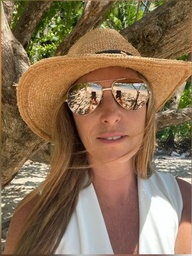
#> input picture dana2.jpg, 192 x 256 px, shrunk from 399 x 532 before the run
$ jupyter execute test1.ipynb
#> lines starting #> are read from the running program, lines starting #| are printed output that depends on the picture; long printed decimals are rounded
[cell 1]
import cv2
import matplotlib.pyplot as plt
import numpy as np
import sys
import math
# %matplotlib inline

# from IPython.display import Image

figsize = (10,10)

[cell 2]
image_name = 'dana2'
img = cv2.imread(image_name+'.jpg')
#> img is the input picture: shape (256, 192, 3); mean B, G, R 84, 112.1, 138.1
img_lab = cv2.cvtColor(img, cv2.COLOR_BGR2LAB)
img = cv2.cvtColor(img, cv2.COLOR_BGR2RGB)
img0 = cv2.imread(image_name+'.jpg',0)
img0l = img_lab[:,:,0]

# cv2.imshow('dana', img)
# Image(data=img)

[cell 3]
print(img0.shape)
#| (256, 192)

figsize = (10,10)
plt.figure(figsize=figsize)

# plt.imshow(img0,cmap='gray')
# plt.imshow(img0.astype(float) - img0l.astype(float),cmap='gray')
# plt.imshow(img)
plt.imshow(cv2.cvtColor(img_lab, cv2.COLOR_LAB2RGB))
plt.show()

[cell 4]
diff = img0.astype(float) - img0l.astype(float)
print(diff.max())
#| 5.0
print(diff.mean())
#| -7.417
print(diff.min())
#| -22.0
print()

[cell 5]
res = np.hstack((img0, img0l)) #stacking images side-by-side
print(res.shape)
#| (256, 384)

figsize = (20,10)
plt.figure(figsize=figsize)

plt.imshow(res,cmap='gray')
# plt.imshow(res)
plt.show()

[cell 6]
# create a CLAHE object (Arguments are optional).
# clahe = cv2.createCLAHE(clipLimit=3.0, tileGridSize=(8,8))
clahe = cv2.createCLAHE()
#clahe = cv2.createCLAHE()
cl1 = clahe.apply(img0)

[cell 7]
# create a equalizeHist pic.

hist1 = cv2.equalizeHist(img0)

[cell 8]
res = np.hstack((img0, hist1, cl1)) #stacking images side-by-side
#> res: shape (256, 576)
print(res.shape)
#| (256, 576)

figsize = (30,10)
plt.figure(figsize=figsize)

plt.imshow(res,cmap='gray')
# plt.imshow(res)
plt.show()

[cell 9]
S = img0.shape

# tile = (5,5)
t = (8,8)
tile = (round(S[0]/t[0]) ,round(S[1]/t[1]))
print(tile)
#| (32, 24)

tiles_count = np.zeros(S)
new_img = np.zeros(S)

# [6 lines of commented-out code are left out]
for i in range(S[0]):
    # for j in range(2*tile[1]):
    # for j in range(S[1]-2*tile[1],S[1]):
    for j in range(S[1]):
        x_min = max(0,math.ceil(i-tile[0]/2))
        x_max = min(S[0],math.ceil(i+tile[0]/2))
        y_min = max(0,math.ceil(j-tile[1]/2))
        y_max = min(S[1],math.ceil(j+tile[1]/2))
        # print(x_min, " , ",x_max, " , ",y_min, " , ",y_max)

        tiles_count[x_min:x_max,y_min:y_max] += 1
        # print(tiles_count[x_min:x_max,y_min:y_max].shape)

        new_img[x_min:x_max,y_min:y_max] += cv2.equalizeHist(img0[x_min:x_max,y_min:y_max])
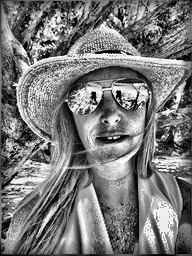
#> new_img: shape (256, 192) float64; min 0, max 195840, mean 93473.7; drawn with min black and max white
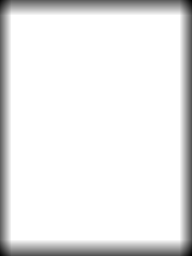
#> tiles_count: shape (256, 192) float64; min 192, max 768, mean 720.8; drawn with min black and max white

[cell 10]
def manipulate1(img, use_tile_size = True, tile_size = [32,32], grid_size = [8,8], show_img = True):

    # do histogram equalization
#> called with use_tile_size = False, show_img = True
    hist = cv2.equalizeHist(img)

    # do adaptive histogram equalization
    # create a CLAHE object (Arguments are optional).
    # clahe = cv2.createCLAHE(clipLimit=3.0, tileGridSize=(8,8))
    if use_tile_size:
        clahe = cv2.createCLAHE()
    else:
        tuple
        clahe = cv2.createCLAHE(tileGridSize=tuple(grid_size))

    cl = clahe.apply(img)

    # do new adaptive histogram equalization
    S = img.shape

    if use_tile_size:
        tile = tile_size

    else:
        tile = (round(S[0]/grid_size[0]) ,round(S[1]/grid_size[1]))

    print(tile)
#| (32, 24)

    tiles_count = np.zeros(S)
    new_img = np.zeros(S)

    # [6 lines of commented-out code are left out]
    for i in range(S[0]):
        # for j in range(2*tile[1]):
        # for j in range(S[1]-2*tile[1],S[1]):
        for j in range(S[1]):
            x_min = max(0,math.ceil(i-tile[0]/2))
            x_max = min(S[0],math.ceil(i+tile[0]/2))
            y_min = max(0,math.ceil(j-tile[1]/2))
            y_max = min(S[1],math.ceil(j+tile[1]/2))
            # print(x_min, " , ",x_max, " , ",y_min, " , ",y_max)

            tiles_count[x_min:x_max,y_min:y_max] += 1
            # print(tiles_count[x_min:x_max,y_min:y_max].shape)

            new_img[x_min:x_max,y_min:y_max] += cv2.equalizeHist(img[x_min:x_max,y_min:y_max])

    new_img1 = new_img/tiles_count

    if show_img:
        res = np.hstack((img, hist, cl, new_img1)) #stacking images side-by-side
#> res: shape (256, 768) float64
        print(res.shape)
#| (256, 768)

        figsize = (40,10)
        plt.figure(figsize=figsize)

        plt.imshow(res,cmap='gray')
        plt.show()

    return hist, cl, new_img1, tiles_count

[cell 11]
new_img1 = new_img/tiles_count

[cell 12]
hist1, cl1, new_img1, tiles_count = manipulate1(img0l, use_tile_size=False, grid_size=[8,8], show_img = True)

# [8 lines of commented-out code are left out]

[cell 13]
def manipulate1_lab(img, use_tile_size_c = True, tile_size_c = [32,32], grid_size_c = [8,8], show_img = True):
#> called with use_tile_size_c = False, show_img = True
    S = img.shape

    # hist = np.zeros(S)
    # cl = np.zeros(S)
    # new_img1 = np.zeros(S)

    hist = img.copy()
    cl = img.copy()
    new_img1 = img.copy()

    hist[:,:,0], cl[:,:,0], new_img1[:,:,0], tiles_count = manipulate1(img[:,:,0], use_tile_size=use_tile_size_c, tile_size=tile_size_c, grid_size=grid_size_c, show_img=False)
#| (32, 24)

    img = cv2.cvtColor(img, cv2.COLOR_LAB2RGB)
    # hist[:,:,1:3] = img[:,:,1:3]
    hist = cv2.cvtColor(hist, cv2.COLOR_LAB2RGB)
    # cl[:,:,1:3] = img[:,:,1:3]
    cl = cv2.cvtColor(cl, cv2.COLOR_LAB2RGB)
    # new_img1[:,:,1:3] = img[:,:,1:3]
    new_img1 = cv2.cvtColor(new_img1, cv2.COLOR_LAB2RGB)

    if show_img:
        res = np.hstack((img.astype(float)/256, hist/256, cl/256, new_img1/256)) #stacking images side-by-side
#> res: shape (256, 768, 3) float64
        print(res.shape)
#| (256, 768, 3)

        figsize = (40,10)
        plt.figure(figsize=figsize)

        plt.imshow(res)
        # plt.imshow(res, vmin=0, vmax=255)
        plt.show()

    return hist, cl, new_img1, tiles_count

[cell 14]
hist2, cl2, new_img2, tiles_count = manipulate1_lab(img_lab, use_tile_size_c=False, grid_size_c=[8,8], show_img = True)


# res = np.hstack((img, hist2, cl2, new_img2)) #stacking images side-by-side
# res = cv2.cvtColor(res, cv2.COLOR_RGB2BGR)
# cv2.imwrite('res_'+image_name+'_lab.jpg',res)

[cell 15]
def manipulate1_color(img, use_tile_size_c = True, tile_size_c = [32,32], grid_size_c = [8,8], show_img = True):
#> called with use_tile_size_c = False, show_img = True
    S = img.shape

    hist = np.zeros(S)
    cl = np.zeros(S)
    new_img1 = np.zeros(S)

    for i in range(S[-1]):
        hist[:,:,i], cl[:,:,i], new_img1[:,:,i], tiles_count = manipulate1(img[:,:,i], use_tile_size=use_tile_size_c, tile_size=tile_size_c, grid_size=grid_size_c, show_img=False)
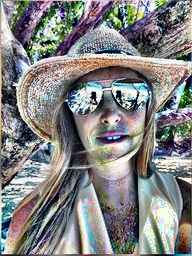
#> cl: shape (256, 192, 3) float64; mean R, G, B 129.9, 130.4, 130
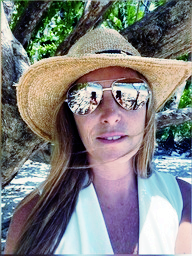
#> hist: shape (256, 192, 3) float64; mean R, G, B 128.2, 128.3, 127.3
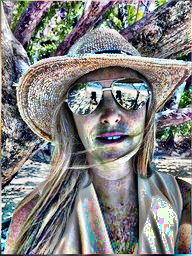
#> new_img1: shape (256, 192, 3) float64; mean R, G, B 129.5, 129.8, 128.6


    if show_img and S[-1] == 3:
        res = np.hstack((img.astype(float)/256, hist/256, cl/256, new_img1/256)) #stacking images side-by-side
        print(res.shape)
#| (256, 768, 3)

        figsize = (40,10)
        plt.figure(figsize=figsize)

        plt.imshow(res)
        # plt.imshow(res, vmin=0, vmax=255)
        plt.show()


    if show_img and S[-1] == 1:
        res = np.hstack((img, hist, cl, new_img1)) #stacking images side-by-side
        print(res.shape)

        figsize = (40,10)
        plt.figure(figsize=figsize)

        plt.imshow(res,cmap='gray')
        plt.show()


    return hist, cl, new_img1, tiles_count

[cell 16]
hist3, cl3, new_img3, tiles_count = manipulate1_color(img, use_tile_size_c=False, grid_size_c=[8,8], show_img = True)

# [16 lines of commented-out code are left out]

[cell 17]
print(tiles_count.shape)
#| (256, 192)

figsize = (10,10)
plt.figure(figsize=figsize)

plt.imshow(tiles_count,cmap='gray')
# plt.imshow(img)
plt.show()

[cell 18]
print(new_img1.shape)
#| (256, 192)

figsize = (10,10)
plt.figure(figsize=figsize)

plt.imshow(new_img1,cmap='gray')
# plt.imshow(img)
plt.show()

[cell 19]
print(new_img1.max())
#| 255.0
print(new_img1.mean())
#| 129.728
print(new_img1.min())
#| 0.0
# print(new_img[0:10,0:10])
# print(new_img[630:750,630:750])

[cell 20]
res = np.hstack((img0, hist1, cl1, new_img1)) #stacking images side-by-side
#> res: shape (256, 768) float64
# res = np.hstack((img.astype(float)/256, hist2/256, cl2/256, new_img2/256)) #stacking images side-by-side
# res = np.hstack((img.astype(float)/256, hist3/256, cl3/256, new_img3/256)) #stacking images side-by-side
# res = (new_img1-cl1)/256
print(res.shape)
#| (256, 768)

figsize = (40,10)
plt.figure(figsize=figsize)

plt.imshow(res,cmap='gray')
# plt.imshow(res)
# plt.imshow(res, vmin=0, vmax=255)
plt.show()

[cell 21]
S = img0.shape

# tile = (5,5)
t = (8,8)
tile = (round(S[0]/t[0]) ,round(S[1]/t[1]))
print(tile)
#| (32, 24)

# tiles_count = np.zeros(S)
# new_img = np.zeros(S)
img_mask1 = np.zeros(S)
img_mask2 = np.zeros(S)
img_mask3 = np.zeros(S)
img_mask4 = np.zeros(S)

# [6 lines of commented-out code are left out]
for i in range(S[0]):
    # for j in range(2*tile[1]):
    # for j in range(S[1]-2*tile[1],S[1]):
    for j in range(S[1]):
        x_min = max(0,math.ceil(i-tile[0]/2))
        x_max = min(S[0],math.ceil(i+tile[0]/2))
        y_min = max(0,math.ceil(j-tile[1]/2))
        y_max = min(S[1],math.ceil(j+tile[1]/2))
        # print(x_min, " , ",x_max, " , ",y_min, " , ",y_max)

        # tiles_count[x_min:x_max,y_min:y_max] += 1
        # # print(tiles_count[x_min:x_max,y_min:y_max].shape)

        # new_img[x_min:x_max,y_min:y_max] += cv2.equalizeHist(img0[x_min:x_max,y_min:y_max])

        temp = cv2.equalizeHist(img0[x_min:x_max,y_min:y_max]).astype(float)
        # print(temp)
        # print(temp.dtype)
        # print()
        img_mask1[x_min:x_max,y_min:y_max] += (temp - new_img1[x_min:x_max,y_min:y_max])**2
        # print((temp - new_img1[x_min:x_max,y_min:y_max]))
        # print(img_mask1[x_min:x_max,y_min:y_max])
        # print()
        img_mask2[x_min:x_max,y_min:y_max] += (temp - hist1[x_min:x_max,y_min:y_max])**2
        # print((temp - hist1[x_min:x_max,y_min:y_max]))
        # print(img_mask2[x_min:x_max,y_min:y_max])
        # print()
        img_mask3[x_min:x_max,y_min:y_max] += (temp - img0[x_min:x_max,y_min:y_max])**2
        # print((temp - img0[x_min:x_max,y_min:y_max]))
        # print(img_mask3[x_min:x_max,y_min:y_max])
        # print()
        img_mask4[x_min:x_max,y_min:y_max] += (temp - cl1[x_min:x_max,y_min:y_max])**2
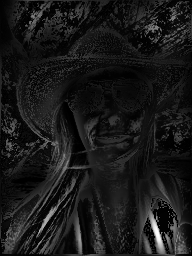
#> img_mask3: shape (256, 192) float64; min 0, max 24256524, mean 2441910.9; drawn with min black and max white
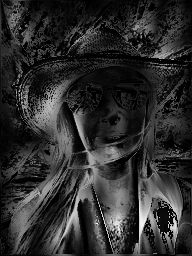
#> img_mask4: shape (256, 192) float64; min 0, max 5196033, mean 951317.2; drawn with min black and max white
        # print((temp - cl1[x_min:x_max,y_min:y_max]))
        # print(img_mask4[x_min:x_max,y_min:y_max])
        # print()

img_mask1 = (img_mask1/tiles_count)**0.5
img_mask2 = (img_mask2/tiles_count)**0.5
img_mask3 = (img_mask3/tiles_count)**0.5
img_mask4 = (img_mask4/tiles_count)**0.5

[cell 22]
def manipulate2(img, hist, cl, new_img1, use_tile_size = True, tile_size = [32,32], grid_size = [8,8], show_masks = True):
#> called with use_tile_size = False, show_masks = True
    S = img.shape

    if use_tile_size:
        tile = tile_size

    else:
        tile = (round(S[0]/grid_size[0]) ,round(S[1]/grid_size[1]))

    print(tile)
#| (32, 24)

    tiles_count = np.zeros(S)
    # new_img = np.zeros(S)
    img_mask1 = np.zeros(S)
    img_mask2 = np.zeros(S)
    img_mask3 = np.zeros(S)
    img_mask4 = np.zeros(S)

    # [6 lines of commented-out code are left out]
    for i in range(S[0]):
        # for j in range(2*tile[1]):
        # for j in range(S[1]-2*tile[1],S[1]):
        for j in range(S[1]):
            x_min = max(0,math.ceil(i-tile[0]/2))
            x_max = min(S[0],math.ceil(i+tile[0]/2))
            y_min = max(0,math.ceil(j-tile[1]/2))
            y_max = min(S[1],math.ceil(j+tile[1]/2))
            # print(x_min, " , ",x_max, " , ",y_min, " , ",y_max)

            tiles_count[x_min:x_max,y_min:y_max] += 1
            # print(tiles_count[x_min:x_max,y_min:y_max].shape)

            # new_img[x_min:x_max,y_min:y_max] += cv2.equalizeHist(img0[x_min:x_max,y_min:y_max])

            temp = cv2.equalizeHist(img0[x_min:x_max,y_min:y_max]).astype(float)
            # print(temp)
            # print(temp.dtype)
            # print()
            img_mask1[x_min:x_max,y_min:y_max] += (temp - img[x_min:x_max,y_min:y_max])**2

            img_mask2[x_min:x_max,y_min:y_max] += (temp - hist[x_min:x_max,y_min:y_max])**2

            img_mask3[x_min:x_max,y_min:y_max] += (temp - cl[x_min:x_max,y_min:y_max])**2

            img_mask4[x_min:x_max,y_min:y_max] += (temp - new_img1[x_min:x_max,y_min:y_max])**2


    img_mask1 = (img_mask1/tiles_count)**0.5
    img_mask2 = (img_mask2/tiles_count)**0.5
    img_mask3 = (img_mask3/tiles_count)**0.5
    img_mask4 = (img_mask4/tiles_count)**0.5

    if show_masks:
        res = np.hstack((img_mask1, img_mask2, img_mask3, img_mask4)) #stacking images side-by-side
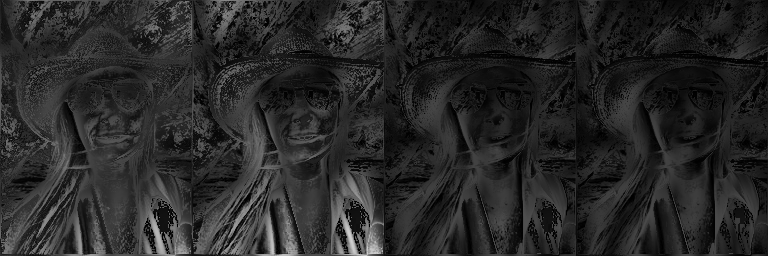
#> res: shape (256, 768) float64; min 0, max 208.7, mean 40.7
        # res = img_mask1

        print(res.shape)
#| (256, 768)

        figsize = (40,10)
        plt.figure(figsize=figsize)

        plt.imshow(res,cmap='gray')
        # plt.imshow(res)
        plt.show()

    return img_mask1, img_mask2, img_mask3, img_mask4

[cell 23]
img_mask1, img_mask2, img_mask3, img_mask4 = manipulate2(img0l, hist1, cl1, new_img1, use_tile_size=False, grid_size=[8,8], show_masks=True)


# res = np.hstack((img_mask1, img_mask2, img_mask3, img_mask4)) #stacking images side-by-side
# cv2.imwrite('masks_'+image_name+'_gray_l.jpg',res)

[cell 24]
def manipulate2_color(img, hist, cl, new_img1, use_tile_size_c = True, tile_size_c = [32,32], grid_size_c = [8,8], show_masks = True):

#> called with use_tile_size_c = False, show_masks = True
    S = img.shape

    img_mask1 = np.zeros(S)
    img_mask2 = np.zeros(S)
    img_mask3 = np.zeros(S)
    img_mask4 = np.zeros(S)

    for i in range(S[-1]):
        img_mask1[:,:,i], img_mask2[:,:,i], img_mask3[:,:,i], img_mask4[:,:,i] = manipulate2(img[:,:,i], hist[:,:,i], cl[:,:,i], new_img1[:,:,i]
        , use_tile_size=use_tile_size_c, tile_size=tile_size_c, grid_size=grid_size_c, show_masks=False)
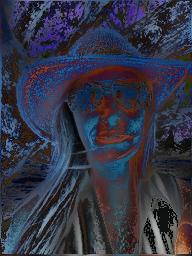
#> img_mask1: shape (256, 192, 3) float64; mean R, G, B 52.2, 53.9, 70.2
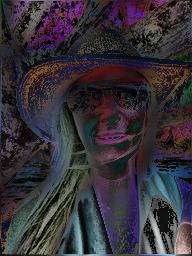
#> img_mask2: shape (256, 192, 3) float64; mean R, G, B 54.7, 50, 56.2

    if show_masks and S[-1] == 3:
        res = np.hstack((img_mask1/256, img_mask2/256, img_mask3/256, img_mask4/256)) #stacking images side-by-side
        print(res.shape)
#| (256, 768, 3)

        figsize = (40,10)
        plt.figure(figsize=figsize)

        plt.imshow(res)
        # plt.imshow(res, vmin=0, vmax=255)
        plt.show()


    if show_masks and S[-1] == 1:
        res = np.hstack((img_mask1, img_mask2, img_mask3, img_mask4)) #stacking images side-by-side
        print(res.shape)

        figsize = (40,10)
        plt.figure(figsize=figsize)

        plt.imshow(res,cmap='gray')
        plt.show()


    return img_mask1, img_mask2, img_mask3, img_mask4

[cell 25]
# img_mask1, img_mask2, img_mask3, img_mask4 = manipulate2(img0l, hist1, cl1, new_img1, use_tile_size=False, grid_size=[8,8], show_masks=True)


# res = np.hstack((img_mask1, img_mask2, img_mask3, img_mask4)) #stacking images side-by-side
# cv2.imwrite('masks_'+image_name+'_gray_l.jpg',res)

img_mask1_c, img_mask2_c, img_mask3_c, img_mask4_c = manipulate2_color(img, hist3, cl3, new_img3, use_tile_size_c=False, grid_size_c=[8,8], show_masks=True)

# [8 lines of commented-out code are left out]


res = np.hstack((img_mask1_c, img_mask2_c, img_mask3_c, img_mask4_c)) #stacking images side-by-side
res = np.round(res)
res = res.astype(np.float32)
print(res.shape)
#| (256, 768, 3)
res = cv2.cvtColor(res, cv2.COLOR_RGB2BGR)
cv2.imwrite('masks_'+image_name+'_color.jpg',res)
#> Out = True

[cell 26]
print(img_mask1.shape)
#| (256, 192)

print(img_mask2.shape)
#| (256, 192)

print(img_mask3.shape)
#| (256, 192)

print(img_mask4.shape)
#| (256, 192)

[cell 27]
# res = np.hstack((img_mask1, img_mask2, img_mask3, img_mask4)) #stacking images side-by-side
res = np.hstack((img_mask1/256, img_mask2/256, img_mask3/256, img_mask4/256)) #stacking images side-by-side
# res = np.hstack((img_mask2, img_mask3)) #stacking images side-by-side
# res = np.hstack((img_mask1, img_mask4)) #stacking images side-by-side
# res = img_mask1

print(res.shape)
#| (256, 768)

figsize = (40,10)
plt.figure(figsize=figsize)

# plt.imshow(res,cmap='gray')
plt.imshow(res)
plt.show()

[cell 28]
# print(img0.var())

print(img_mask1.max())
#| 181.955
print(img_mask1.mean())
#| 51.270
print(img_mask1.min())
#| 0.0
print()
print(img_mask2.max())
#| 208.694
print(img_mask2.mean())
#| 50.980
print(img_mask2.min())
#| 0.0
print()
print(img_mask3.max())
#| 82.254
print(img_mask3.mean())
#| 31.681
print(img_mask3.min())
#| 0.0
print()
print(img_mask4.max())
#| 73.682
print(img_mask4.mean())
#| 28.951
print(img_mask4.min())
#| 0.0
print()

[cell 29]
# print(img0.var())

print(img_mask1_c.max())
#| 200.303
print(img_mask1_c.mean())
#| 58.808
print(img_mask1_c.min())
#| 0.0
print()
print(img_mask2_c.max())
#| 226.186
print(img_mask2_c.mean())
#| 53.643
print(img_mask2_c.min())
#| 0.0
print()
print(img_mask3_c.max())
#| 186.824
print(img_mask3_c.mean())
#| 34.732
print(img_mask3_c.min())
#| 0.0
print()
print(img_mask4_c.max())
#| 187.081
print(img_mask4_c.mean())
#| 32.577
print(img_mask4_c.min())
#| 0.0
print()

[cell 30]
temp.astype(float)
temp.dtype
img0l.dtype

[cell 31]
def manipulate3(img, new_img, img_mask, v2_type='global', use_tile_size = True, tile_size = [32,32], grid_size = [8,8], show_img = True, mask_power = 2):

#> called with v2_type = 'local', use_tile_size = False, show_img = True, mask_power = 2
    S = img.shape
    filtered_img = np.zeros(S)
    filter_power = np.zeros(S)
    mask = img_mask.copy()**mask_power

    # v2_type = ['local', 'global']
    if v2_type.lower() == 'global':
        v2 = mask.mean()

    if use_tile_size:
        tile = tile_size

    else:
        tile = (round(S[0]/grid_size[0]) ,round(S[1]/grid_size[1]))

    print(tile)
#| (32, 24)

    # for i in range(2*tile[0]):
    # for i in range(S[0]-2*tile[0],S[0]):
    for i in range(S[0]):
        # for j in range(2*tile[1]):
        # for j in range(S[1]-2*tile[1],S[1]):
        for j in range(S[1]):
            x_min = max(0,math.ceil(i-tile[0]/2))
            x_max = min(S[0],math.ceil(i+tile[0]/2))
            y_min = max(0,math.ceil(j-tile[1]/2))
            y_max = min(S[1],math.ceil(j+tile[1]/2))
            # print(x_min, " , ",x_max, " , ",y_min, " , ",y_max)
            if v2_type.lower() != 'global':
                v2 = mask[x_min:x_max,y_min:y_max].mean()

            if (mask[i,j] + v2) == 0:
                filter_power[i,j] = 1
            else:
                filter_power[i,j] = (mask[i,j])/(mask[i,j] + v2)

            # [7 lines of commented-out code are left out]
            filtered_img[i,j] = filter_power[i,j] * img[i,j] + (1 - filter_power[i,j]) * new_img[i,j]
            filtered_img[i,j] = min(filtered_img[i,j], 255)
            filtered_img[i,j] = max(filtered_img[i,j], 0)


    if show_img:
        res = np.hstack((img, new_img, filtered_img)) #stacking images side-by-side
        print(res.shape)
#| (256, 576)

        figsize = (40,10)
        plt.figure(figsize=figsize)

        plt.imshow(res,cmap='gray')
        plt.show()


    print(filter_power.max())
#| 0.8331
    print(filter_power.mean())
#| 0.4157
    print(filter_power.min())
#| 0.0
    print()


    return filtered_img

[cell 32]
# manipulate2(img0, hist1, cl1, new_img1, tiles_count, use_tile_size=False, grid_size=[8,8])

show_img=True

# v2_type = ['local', 'global']
v2_type='local'

# filtered_img1 = manipulate3(img0l, new_img1, img_mask4, v2_type='global', use_tile_size=False, grid_size=[8,8], show_img=False)
# filtered_img2 = manipulate3(img0l, new_img1, img_mask4, v2_type='local', use_tile_size=False, grid_size=[8,8], show_img=False)


# filtered_img0 = manipulate3(img0l, img0l, img_mask1, v2_type=v2_type, use_tile_size=False, grid_size=[8,8], show_img=show_img)
filtered_img1 = manipulate3(img0l, hist1, img_mask2, v2_type=v2_type, use_tile_size=False, grid_size=[8,8], show_img=show_img)
filtered_img2 = manipulate3(img0l, cl1, img_mask3, v2_type=v2_type, use_tile_size=False, grid_size=[8,8], show_img=show_img)
#| (32, 24)
#| (256, 576)
#| 0.8173
#| 0.4208
#| 0.0
filtered_img3 = manipulate3(img0l, new_img1, img_mask4, v2_type=v2_type, use_tile_size=False, grid_size=[8,8], show_img=show_img)
#| (32, 24)
#| (256, 576)
#| 0.8331
#| 0.4148
#| 0.0


res = np.hstack((img0l, filtered_img1, filtered_img2, filtered_img3)) #stacking images side-by-side

# res = img_mask1

print(res.shape)
#| (256, 768)

figsize = (40,10)
plt.figure(figsize=figsize)

plt.imshow(res,cmap='gray')
# plt.imshow(res)
plt.show()

cv2.imwrite('filtered_'+image_name+'_gray_l.jpg',res)
#> Out = True

[cell 33]
S = img_lab.shape
# print(S)

# filtered_img1_lab = np.zeros(S)
filtered_img1_lab = img_lab.copy()
# filtered_img2_lab = np.zeros(S)
filtered_img2_lab = img_lab.copy()
# filtered_img3_lab = np.zeros(S)
filtered_img3_lab = img_lab.copy()

filtered_img1_lab[:,:,0] = filtered_img1
filtered_img1_lab = cv2.cvtColor(filtered_img1_lab, cv2.COLOR_LAB2RGB)
filtered_img2_lab[:,:,0] = filtered_img2
filtered_img2_lab = cv2.cvtColor(filtered_img2_lab, cv2.COLOR_LAB2RGB)
filtered_img3_lab[:,:,0] = filtered_img3
filtered_img3_lab = cv2.cvtColor(filtered_img3_lab, cv2.COLOR_LAB2RGB)


res = np.hstack((img, filtered_img1_lab, filtered_img2_lab, filtered_img3_lab)) #stacking images side-by-side

print(res.shape)
#| (256, 768, 3)

figsize = (40,10)
plt.figure(figsize=figsize)

plt.imshow(res/256)
# plt.imshow(res, vmin=0, vmax=255)
plt.show()

res = np.round(res)
res = res.astype(np.float32)
res = cv2.cvtColor(res, cv2.COLOR_RGB2BGR)
cv2.imwrite('filtered_'+image_name+'_lab.jpg',res)
#> Out = True

[cell 34]
def manipulate3_color(img, new_img, img_mask, v2_type='global',
use_tile_size_c = True, tile_size_c = [32,32], grid_size_c = [8,8], show_img_c = True, mask_power_c = 2):

#> called with v2_type = 'local', use_tile_size_c = False, show_img_c = True, mask_power_c = 2
    S = img.shape
    filtered_img = np.zeros(S)


    for i in range(S[-1]):
        filtered_img[:,:,i] = manipulate3(img[:,:,i], new_img[:,:,i], img_mask[:,:,i],
        v2_type=v2_type, use_tile_size=use_tile_size_c, grid_size=grid_size_c, show_img=False, mask_power=mask_power_c)

    if show_img_c and S[-1] == 3:
        res = np.hstack((img/256, new_img/256, filtered_img/256)) #stacking images side-by-side
        print(res.shape)

        figsize = (30,10)
        plt.figure(figsize=figsize)

        plt.imshow(res)
        # plt.imshow(res, vmin=0, vmax=255)
        plt.show()


    if show_img_c and S[-1] == 1:
        res = np.hstack((img, new_img, filtered_img)) #stacking images side-by-side
        print(res.shape)

        figsize = (30,10)
        plt.figure(figsize=figsize)

        plt.imshow(res,cmap='gray')
        plt.show()

    return filtered_img
